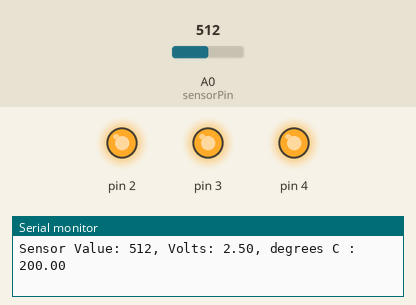
The sketch below on a simulated Arduino Uno, built with avr-gcc and run on an emulated ATmega328P. Shown: output pins drawn as LEDs (lit = HIGH), the last lines printed to the serial monitor. The test bench sets the inputs (shaded band); at power-on: A0 (sensorPin) = 512.

Above: at 1.2 s.
1.3 s: A0 (sensorPin) set to 164
4.3 s: A0 (sensorPin) set to 152
At 4.8 s:
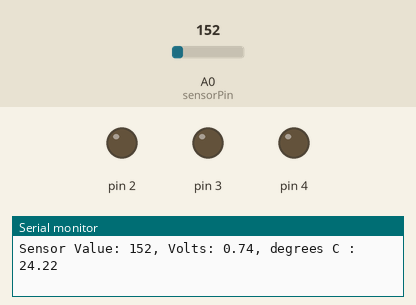
5.8 s: A0 (sensorPin) set to 306
At 7.3 s:
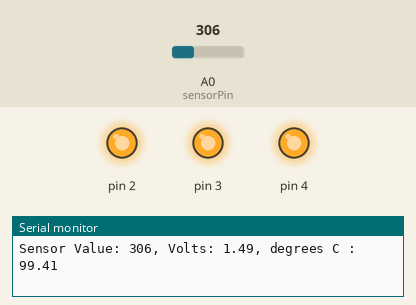
Timing chart, 0 to 8.8 s (numbered marks = the images above; inputs shaded):
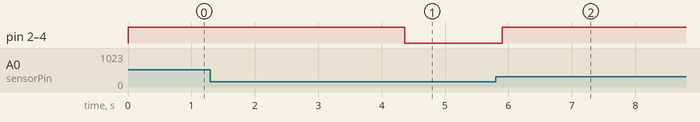

Measured:
- the behaviour switches between 164 and 163 on A0 (sensorPin) (found by bisection; images 0 and 1)
- after the input at 4.3 s, pin 2–4: HIGH → LOW after 0.06 s
- after the input at 5.8 s, pin 2–4: LOW → HIGH after 0.10 s

The sketch:

Love-o-Meter.ino
```cpp
const int sensorPin = A0;
const float baselineTemp = 30.0;

int sensorMin = 1023;        // minimum sensor value
int sensorMax = 0;           // maximum sensor value

void setup() {
  // put your setup code here, to run once:
  Serial.begin(9600); //Open a serial port
  for(int pinNumber = 2; pinNumber < 5;pinNumber++ ) {
    pinMode(pinNumber,OUTPUT);
    digitalWrite(pinNumber, LOW);
  }
}

void loop() {
  // put your main code here, to run repeatedly:
  int sensorValue = analogRead(sensorPin);

  Serial.print("Sensor Value: ");
  Serial.print(sensorValue);
  // convert the ADC reading to voltage
  float voltage = (sensorValue/1024.0)*5.0;

  Serial.print(", Volts: ");
  Serial.print(voltage);
  Serial.print(", degrees C : ");
  // convert the voltage to temperature in degrees
  float temperature = (voltage - 0.5) * 100;
  Serial.println(temperature);

  if(temperature < baselineTemp) {
    digitalWrite(2,LOW);
    digitalWrite(3,LOW);
    digitalWrite(4,LOW);
  } else if(temperature >= baselineTemp + 3 && temperature < baselineTemp + 6) {
    digitalWrite(2,HIGH);
    digitalWrite(3,LOW);
    digitalWrite(4,LOW);
  } else if(temperature >= baselineTemp + 6 && temperature < baselineTemp + 8) {
    digitalWrite(2,HIGH);
    digitalWrite(3,HIGH);
    digitalWrite(4,LOW);
  } else if(temperature >=  baselineTemp + 8) {
    digitalWrite(2,HIGH);
    digitalWrite(3,HIGH);
    digitalWrite(4,HIGH);
  }
  delay(1);
}
```
